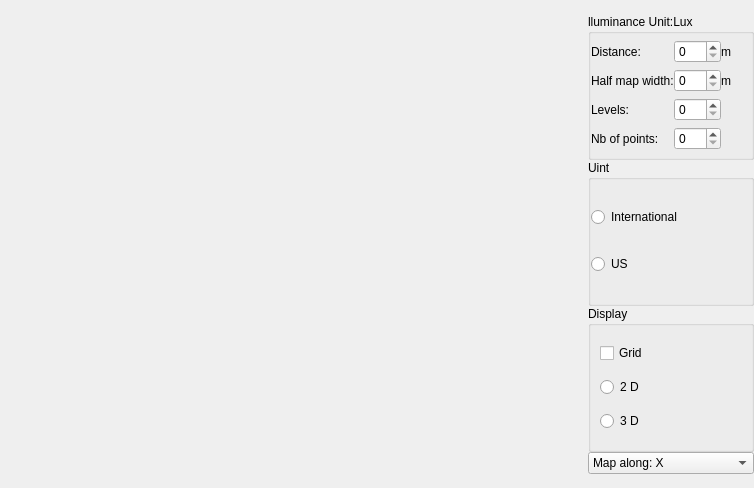
<?xml version="1.0" encoding="UTF-8"?>
<ui version="4.0">
 <class>ISOLuxDialog</class>
 <widget class="QDialog" name="ISOLuxDialog">
  <property name="geometry">
   <rect>
    <x>0</x>
    <y>0</y>
    <width>754</width>
    <height>488</height>
   </rect>
  </property>
  <property name="minimumSize">
   <size>
    <width>754</width>
    <height>488</height>
   </size>
  </property>
  <property name="windowTitle">
   <string>Dialog</string>
  </property>
  <property name="layoutDirection">
   <enum>Qt::LeftToRight</enum>
  </property>
  <layout class="QHBoxLayout" name="horizontalLayout">
   <property name="spacing">
    <number>0</number>
   </property>
   <property name="leftMargin">
    <number>0</number>
   </property>
   <property name="topMargin">
    <number>0</number>
   </property>
   <property name="rightMargin">
    <number>0</number>
   </property>
   <property name="bottomMargin">
    <number>0</number>
   </property>
   <item>
    <widget class="QStackedWidget" name="isoLuxwidget">
     <widget class="QWidget" name="iso2d"/>
     <widget class="QWidget" name="iso3d"/>
    </widget>
   </item>
   <item>
    <widget class="QWidget" name="configWidget" native="true">
     <property name="sizePolicy">
      <sizepolicy hsizetype="Fixed" vsizetype="Preferred">
       <horstretch>0</horstretch>
       <verstretch>0</verstretch>
      </sizepolicy>
     </property>
     <property name="maximumSize">
      <size>
       <width>200</width>
       <height>460</height>
      </size>
     </property>
     <layout class="QGridLayout" name="gridLayout_5">
      <property name="leftMargin">
       <number>0</number>
      </property>
      <property name="topMargin">
       <number>0</number>
      </property>
      <property name="rightMargin">
       <number>0</number>
      </property>
      <property name="bottomMargin">
       <number>0</number>
      </property>
      <property name="spacing">
       <number>0</number>
      </property>
      <item row="1" column="0">
       <widget class="QGroupBox" name="groupUnit">
        <property name="sizePolicy">
         <sizepolicy hsizetype="Fixed" vsizetype="Preferred">
          <horstretch>0</horstretch>
          <verstretch>0</verstretch>
         </sizepolicy>
        </property>
        <property name="maximumSize">
         <size>
          <width>300</width>
          <height>16777215</height>
         </size>
        </property>
        <property name="title">
         <string>Uint</string>
        </property>
        <layout class="QGridLayout" name="gridLayout_4">
         <property name="leftMargin">
          <number>0</number>
         </property>
         <property name="topMargin">
          <number>0</number>
         </property>
         <property name="rightMargin">
          <number>0</number>
         </property>
         <property name="bottomMargin">
          <number>0</number>
         </property>
         <property name="spacing">
          <number>0</number>
         </property>
         <item row="0" column="0">
          <widget class="QRadioButton" name="rbUnit0">
           <property name="text">
            <string>International</string>
           </property>
          </widget>
         </item>
         <item row="1" column="0">
          <widget class="QRadioButton" name="rbUnit1">
           <property name="text">
            <string>US</string>
           </property>
          </widget>
         </item>
        </layout>
       </widget>
      </item>
      <item row="2" column="0">
       <widget class="QGroupBox" name="groupDisplay">
        <property name="sizePolicy">
         <sizepolicy hsizetype="Fixed" vsizetype="Preferred">
          <horstretch>0</horstretch>
          <verstretch>0</verstretch>
         </sizepolicy>
        </property>
        <property name="maximumSize">
         <size>
          <width>300</width>
          <height>16777215</height>
         </size>
        </property>
        <property name="title">
         <string>Display</string>
        </property>
        <layout class="QGridLayout" name="gridLayout_3">
         <item row="0" column="0">
          <widget class="QCheckBox" name="chkGrid">
           <property name="text">
            <string>Grid</string>
           </property>
          </widget>
         </item>
         <item row="1" column="0">
          <widget class="QRadioButton" name="rb2D">
           <property name="text">
            <string>2 D</string>
           </property>
          </widget>
         </item>
         <item row="2" column="0">
          <widget class="QRadioButton" name="rb3D">
           <property name="text">
            <string>3 D</string>
           </property>
          </widget>
         </item>
        </layout>
       </widget>
      </item>
      <item row="3" column="0">
       <widget class="QComboBox" name="cmbPlane">
        <property name="sizePolicy">
         <sizepolicy hsizetype="Fixed" vsizetype="Fixed">
          <horstretch>0</horstretch>
          <verstretch>0</verstretch>
         </sizepolicy>
        </property>
        <property name="maximumSize">
         <size>
          <width>180</width>
          <height>16777215</height>
         </size>
        </property>
        <item>
         <property name="text">
          <string>Map along: X</string>
         </property>
        </item>
        <item>
         <property name="text">
          <string>Map along: Y</string>
         </property>
        </item>
        <item>
         <property name="text">
          <string>Map along: Z</string>
         </property>
        </item>
        <item>
         <property name="text">
          <string>Map along: -X</string>
         </property>
        </item>
        <item>
         <property name="text">
          <string>Map along: -Y</string>
         </property>
        </item>
        <item>
         <property name="text">
          <string>Map along: -Z</string>
         </property>
        </item>
       </widget>
      </item>
      <item row="0" column="0">
       <widget class="QGroupBox" name="groupLux">
        <property name="sizePolicy">
         <sizepolicy hsizetype="Fixed" vsizetype="Preferred">
          <horstretch>0</horstretch>
          <verstretch>0</verstretch>
         </sizepolicy>
        </property>
        <property name="maximumSize">
         <size>
          <width>300</width>
          <height>16777215</height>
         </size>
        </property>
        <property name="title">
         <string>lluminance Unit:Lux</string>
        </property>
        <layout class="QGridLayout" name="gridLayout_2">
         <property name="leftMargin">
          <number>0</number>
         </property>
         <property name="topMargin">
          <number>0</number>
         </property>
         <property name="rightMargin">
          <number>0</number>
         </property>
         <property name="bottomMargin">
          <number>0</number>
         </property>
         <property name="spacing">
          <number>0</number>
         </property>
         <item row="0" column="0">
          <widget class="QLabel" name="label">
           <property name="maximumSize">
            <size>
             <width>100</width>
             <height>16777215</height>
            </size>
           </property>
           <property name="text">
            <string>Distance:</string>
           </property>
          </widget>
         </item>
         <item row="0" column="1">
          <widget class="QSpinBox" name="spinDistance">
           <property name="maximumSize">
            <size>
             <width>50</width>
             <height>16777215</height>
            </size>
           </property>
          </widget>
         </item>
         <item row="0" column="2">
          <widget class="QLabel" name="lbDistance">
           <property name="sizePolicy">
            <sizepolicy hsizetype="Fixed" vsizetype="Preferred">
             <horstretch>0</horstretch>
             <verstretch>0</verstretch>
            </sizepolicy>
           </property>
           <property name="minimumSize">
            <size>
             <width>30</width>
             <height>0</height>
            </size>
           </property>
           <property name="maximumSize">
            <size>
             <width>50</width>
             <height>16777215</height>
            </size>
           </property>
           <property name="text">
            <string>m</string>
           </property>
          </widget>
         </item>
         <item row="1" column="0">
          <widget class="QLabel" name="label_3">
           <property name="maximumSize">
            <size>
             <width>150</width>
             <height>16777215</height>
            </size>
           </property>
           <property name="text">
            <string>Half map width:</string>
           </property>
          </widget>
         </item>
         <item row="1" column="1">
          <widget class="QSpinBox" name="spinHalfMapWidth">
           <property name="maximumSize">
            <size>
             <width>50</width>
             <height>16777215</height>
            </size>
           </property>
          </widget>
         </item>
         <item row="1" column="2">
          <widget class="QLabel" name="lbHalfmap">
           <property name="sizePolicy">
            <sizepolicy hsizetype="Fixed" vsizetype="Preferred">
             <horstretch>0</horstretch>
             <verstretch>0</verstretch>
            </sizepolicy>
           </property>
           <property name="minimumSize">
            <size>
             <width>30</width>
             <height>0</height>
            </size>
           </property>
           <property name="maximumSize">
            <size>
             <width>50</width>
             <height>16777215</height>
            </size>
           </property>
           <property name="text">
            <string>m</string>
           </property>
          </widget>
         </item>
         <item row="2" column="0">
          <widget class="QLabel" name="label_4">
           <property name="text">
            <string>Levels:</string>
           </property>
          </widget>
         </item>
         <item row="2" column="1">
          <widget class="QSpinBox" name="spinLevels">
           <property name="maximumSize">
            <size>
             <width>50</width>
             <height>16777215</height>
            </size>
           </property>
          </widget>
         </item>
         <item row="3" column="0">
          <widget class="QLabel" name="label_5">
           <property name="text">
            <string>Nb of points:</string>
           </property>
          </widget>
         </item>
         <item row="3" column="1">
          <widget class="QSpinBox" name="spinNbOfPoints">
           <property name="maximum">
            <number>360</number>
           </property>
          </widget>
         </item>
        </layout>
       </widget>
      </item>
     </layout>
    </widget>
   </item>
  </layout>
 </widget>
 <resources/>
 <connections/>
</ui>
